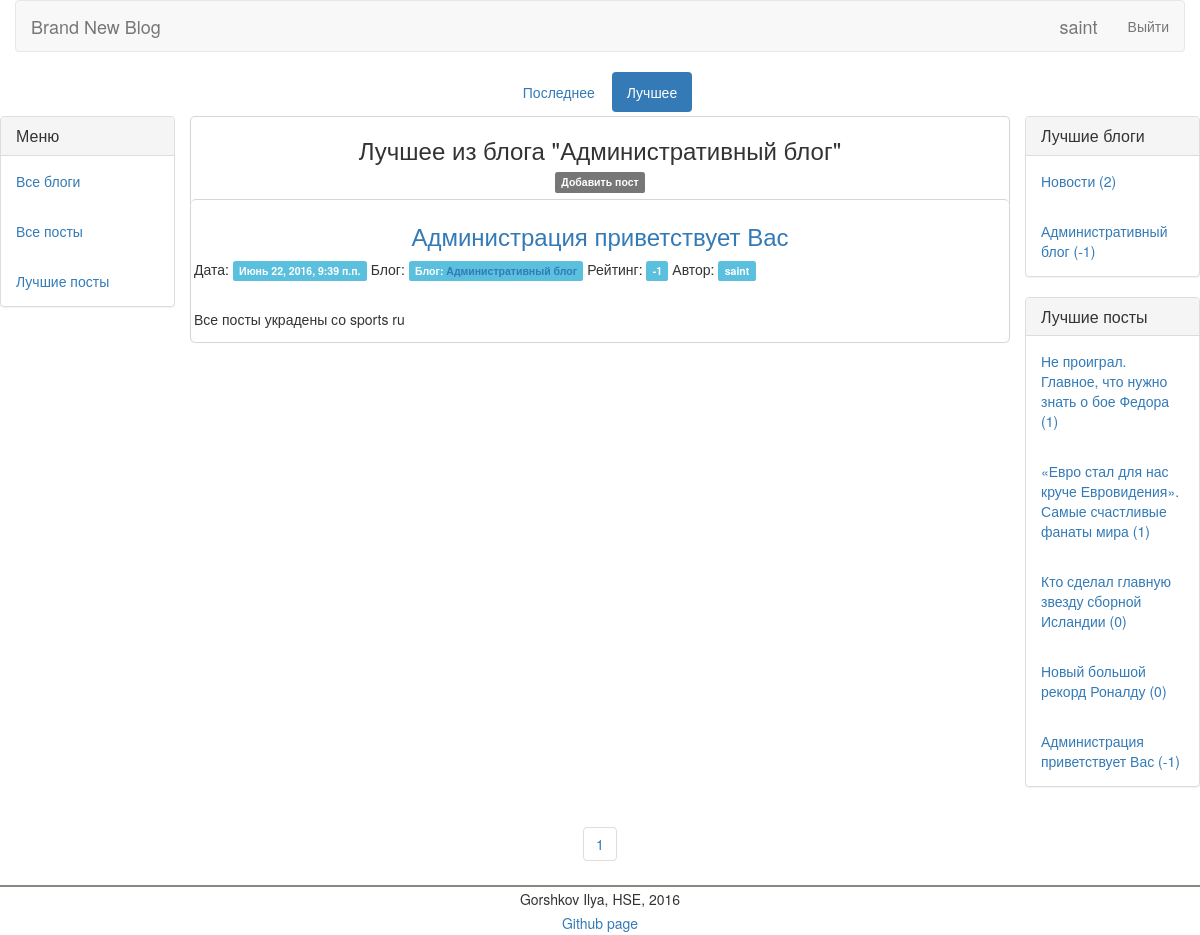
The page /blog/admin/top/page/1 (signed in) on the database its author committed.
### collective_blog/models.py (models this page shows, shortened)
class Blog(models.Model):
     full_name = models.CharField(max_length=70)
     name = models.CharField(max_length=30)
     description = models.CharField(max_length=140, default = '')
     rating = models.IntegerField(default=0)

class Post(models.Model):
     author = models.ForeignKey(User, default=0)
     blog = models.ForeignKey('Blog')
     title = models.CharField(max_length=70)
     text = models.TextField()
     rating = models.IntegerField(default=0)
     published_date = models.DateTimeField(
            blank=True, null=True)
     def __str__(self):
        return self.title

### collective_blog/views.py (the view)
# urls.py: url(r'^blog/(?P<blog_id>[a-zA-Z0-9]+)/top/page/(?P<page_number>[0-9]+)$', views.by_rating_blog_posts, name='by_rating_blog_posts'),
def by_rating_blog_posts(request, blog_id, page_number=1):
    Top_blogs, Top_posts = update_Blogs_and_Posts_by_rating()
    Current_Blog = Blog.objects.get(name=blog_id)
    count_pages = int(ceil(len(Post.objects.filter(blog__name=blog_id))/page_post_limit))
    Blog_Posts = Post.objects.filter(blog__name=blog_id).order_by('-rating')[page_post_limit * (int(page_number) - 1):page_post_limit * int(page_number)]
    return render(request, 'collective_blog/blog_posts_by_rating.html', {"Blog":Current_Blog, "Blog_Posts":Blog_Posts, "Blogs":Top_blogs, "Posts":Top_posts, "count_pages":range(1,count_pages+1), "title":'Блог "' + Current_Blog.full_name + '" по рейтингу'})

### collective_blog/views.py (called while the page is built)
def update_Blogs_and_Posts_by_rating():
    Blogs = Blog.objects.order_by('-rating')[:5]
    Posts = Post.objects.order_by('-rating')[:5]
    return Blogs, Posts

### collective_blog/templates/collective_blog/blog_posts_by_rating.html
{% extends 'collective_blog/base.html' %}
{% block selector %}
    <div class="row">
		<div class="col-md-12">
            <div class="span12 centered-pills">
                <ul class="nav nav-pills">
                    <li>
                        <a href="{% url 'blog_detail' blog_id=Blog.name page_number=1 %}">Последнее</a>
                    </li>
                    <li class="active">
                        <a href="#">Лучшее</a>
                    </li>
                </ul>
            </div>
        </div>
	</div>
{% endblock %}
{% block content %}
        <div class="col-md-8" id="posts">
			<h3 class="text-center">
				Лучшее из блога "{{ Blog.full_name }}"
			</h3>
            {% if user.is_authenticated %}
                <h5 class="text-center"><a href="{% url 'add_post' blog_id=Blog.name%}"><span class="label label-default">Добавить пост</span></a></h5>
			{% endif %}
			<div class="row">
                {% for Blog_Post in Blog_Posts %}
                    <div class="post">
					    <h3 class="text-center">
						    <a href="{% url 'post_detail' post_id=Blog_Post.pk blog_id=Blog.name%}">{{ Blog_Post.title }}</a>
					    </h3>
                        Дата: <span class="label label-info">{{ Blog_Post.published_date }}</span>
                        Блог: <span class="label label-info">Блог: <a href="{% url 'blog_detail' blog_id=Blog_Post.blog.name %}">{{ Blog_Post.blog.full_name }}</a></span>
                        Рейтинг: <span class="label label-info">{{ Blog_Post.rating }}</span>
                        Автор: <span class="label label-info">{{ Blog_Post.author }}</span>
                        <p class="text_preview">
                            <br>
						    {{ Blog_Post.text|safe }}
                        </p>
				    </div>
                {% endfor %}
			</div>
		</div>
{% endblock content %}
{%  block pages %}
    <div align="center">
        <ul class="pagination">
            {% for c in count_pages %}
                <li>
                    <a href="{% url 'by_rating_blog_posts' blog_id=Blog.name page_number=c %}">{{ c }}</a>
                </li>
            {% endfor %}
        </ul>
    </div>
{% endblock %}

### collective_blog/templates/collective_blog/base.html (shortened to what this page needs)
{% load staticfiles %}
<!DOCTYPE html>
<html lang="ru">
  <head>
      <link href="{% static 'css/bootstrap.min.css' %}" rel="stylesheet">
      <link href="{% static 'css/style.css' %}" rel="stylesheet">
  </head>
  <body>
    <div class="container-fluid">
	    <div class="row">
		    <div class="col-md-12">
			    <nav class="navbar navbar-default" role="navigation">
				    <div class="navbar-header">
					     <a class="navbar-brand" href="/">Brand New Blog</a>
				    </div>
				    <div class="collapse navbar-collapse" id="bs-example-navbar-collapse-1">
					    <ul class="nav navbar-nav navbar-right">
                            {% if user.is_authenticated %}
                                <a class="navbar-brand" href="/">{{ user.username }}</a>
                                <li>
							        <a href="{% url 'logout' %}">Выйти</a>
						        </li>
                            {% endif %}
					    </ul>
				    </div>
			    </nav>
		    </div>
	    </div>
    </div>
        {%  block selector %}
    {% endblock %}
	<div class="row">
		<div class="col-md-2">
			<div class="panel panel-default">
				<div class="panel-heading">
					<h3 class="panel-title">
						Меню
					</h3>
				</div>
				<div class="panel-body">
					<a href="{% url 'blogs_by_rating' page_number=1 %}">Все блоги</a>
				</div>
				<div class="panel-body">
					<a href="{% url 'by_date_all_page' page_number=1 %}">Все посты</a>
				</div>
				<div class="panel-body">
					<a href="{% url 'by_rating_all_page' page_number=1 %}">Лучшие посты</a>
				</div>
			</div>
		</div>
		{%  block content %}
        {% endblock %}
		<div class="col-md-2">
			<div class="panel panel-default">
				<div class="panel-heading">
					<h3 class="panel-title">
						Лучшие блоги
					</h3>
				</div>
                {% for Blog in Blogs %}
				<div class="panel-body">
					<a href="{% url 'blog_detail' blog_id=Blog.name %}">{{ Blog.full_name }} ({{ Blog.rating }})</a>
				</div>
                {% endfor %}
			</div>
			<div class="panel panel-default">
				<div class="panel-heading">
					<h3 class="panel-title">
						Лучшие посты
					</h3>
				</div>
                {% for Post in Posts %}
				<div class="panel-body">
					<a href="{% url 'post_detail' post_id=Post.pk blog_id=Post.blog.name%}">{{ Post }} ({{ Post.rating }})</a>
				</div>
                {% endfor %}
			</div>
		</div>
	</div>
    <div class="row">
		<div class="col-md-2">
		</div>
		<div class="col-md-8">
            {%  block pages %}
            {% endblock %}
		</div>
		<div class="col-md-2">
		</div>
	</div>
  </body>
<table border="0" cellpadding="5" cellspacing="0" width="100%" style="border-top:2px solid #898680;">
<tr><td align="center" style="background:#FFFFFF;">Gorshkov Ilya, HSE, 2016</td></tr>
<tr><td align="center" style="background:#FFFFFF;"><span class="pbUrBTHC"><a href="https://github.com/iagorshkov/collective_blog">Github page</a></span></td></tr>
</table>
</html>

### collective_blog/static/css/style.css (style rules this page uses)
#posts { border:solid 1px #d6d6d6; border-bottom: none; -moz-border-radius-topleft: 5px; -moz-border-radius-topright:5px; -moz-border-radius-bottomleft:5px; -moz-border-radius-bottomright:5px; -webkit-border-top-left-radius:5px; -webkit-border-top-right-radius:5px; -webkit-border-bottom-left-radius:5px; -webkit-border-bottom-right-radius:5px; border-top-left-radius:5px; border-top-right-radius:5px; border-bottom-left-radius:5px; border-bottom-right-radius:5px; }
.post { text-overflow: ellipsis; padding:3px; border-top:solid 1px #d6d6d6; border-bottom:solid 1px #d6d6d6; -moz-border-radius-topleft: 5px; -moz-border-radius-topright:5px; -moz-border-radius-bottomleft:5px; -moz-border-radius-bottomright:5px; -webkit-border-top-left-radius:5px; -webkit-border-top-right-radius:5px; -webkit-border-bottom-left-radius:5px; -webkit-border-bottom-right-radius:5px; border-top-left-radius:5px; border-top-right-radius:5px; border-bottom-left-radius:5px; border-bottom-right-radius:5px; }
.centered-pills { text-align:center; }
.centered-pills ul.nav-pills { display:inline-block; }
.centered-pills li { display:inline; }
.centered-pills a { float:left; }
td { padding: 2px; vertical-align: bottom; }

### rows shown on the page
Blog: full_name "Административный блог", rating "-1"
Post: title "Администрация приветствует Вас", published_date "Июнь 22, 2016, 9:39 п.п.", blog.full_name "Административный блог", rating "-1", author "saint", text "Все посты украдены со sports ru"
Blog: full_name "Новости", rating "2"
Post: title "Не проиграл. Главное, что нужно знать о бое Федора", rating "1"
Post: title "«Евро стал для нас круче Евровидения». Самые счастливые фанаты мира", rating "1"
Post: title "Кто сделал главную звезду сборной Исландии", rating "0"
Post: title "Новый большой рекорд Роналду", rating "0"

### other values the page prints
{{ user.username }} "saint"
{{ c }} "1"
